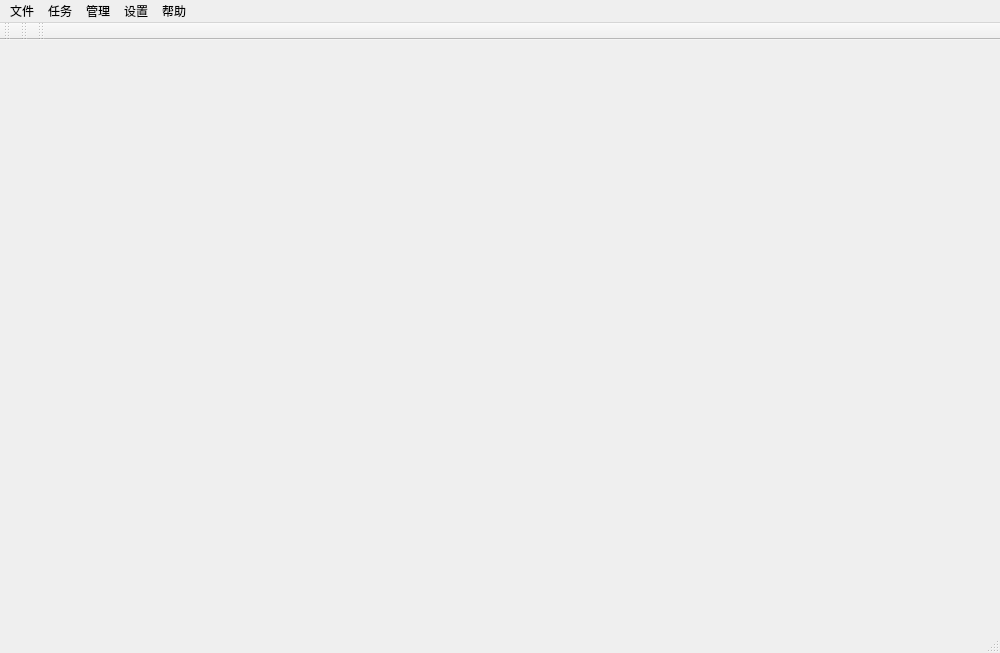
<?xml version="1.0" encoding="UTF-8"?>
<ui version="4.0">
 <class>MainWindow</class>
 <widget class="QMainWindow" name="MainWindow">
  <property name="geometry">
   <rect>
    <x>0</x>
    <y>0</y>
    <width>1000</width>
    <height>653</height>
   </rect>
  </property>
  <property name="windowTitle">
   <string>天才吧预约</string>
  </property>
  <widget class="QWidget" name="centralwidget"/>
  <widget class="QMenuBar" name="menubar">
   <property name="geometry">
    <rect>
     <x>0</x>
     <y>0</y>
     <width>1000</width>
     <height>21</height>
    </rect>
   </property>
   <widget class="QMenu" name="menu">
    <property name="title">
     <string>文件</string>
    </property>
    <addaction name="action"/>
    <addaction name="action_7"/>
    <addaction name="separator"/>
    <addaction name="action_save_reservinfo"/>
    <addaction name="action_save_as_reservinfo"/>
    <addaction name="action_view_reservinfo"/>
    <addaction name="separator"/>
    <addaction name="action_exit"/>
   </widget>
   <widget class="QMenu" name="menu_2">
    <property name="title">
     <string>任务</string>
    </property>
    <addaction name="action_start_task"/>
    <addaction name="action_import_task"/>
    <addaction name="action_stop_task"/>
    <addaction name="action_view_detail"/>
   </widget>
   <widget class="QMenu" name="menu_3">
    <property name="title">
     <string>设置</string>
    </property>
    <addaction name="action_4"/>
   </widget>
   <widget class="QMenu" name="menu_4">
    <property name="title">
     <string>管理</string>
    </property>
    <addaction name="action_task_manage"/>
    <addaction name="action_accountmanage"/>
    <addaction name="separator"/>
    <addaction name="action_proxy_manager"/>
    <addaction name="action_3"/>
   </widget>
   <widget class="QMenu" name="menu_5">
    <property name="title">
     <string>帮助</string>
    </property>
    <addaction name="action_6"/>
   </widget>
   <addaction name="menu"/>
   <addaction name="menu_2"/>
   <addaction name="menu_4"/>
   <addaction name="menu_3"/>
   <addaction name="menu_5"/>
  </widget>
  <widget class="QStatusBar" name="statusbar"/>
  <widget class="QToolBar" name="toolBar">
   <property name="windowTitle">
    <string>toolBar</string>
   </property>
   <attribute name="toolBarArea">
    <enum>TopToolBarArea</enum>
   </attribute>
   <attribute name="toolBarBreak">
    <bool>false</bool>
   </attribute>
  </widget>
  <widget class="QToolBar" name="toolBarMgr">
   <property name="windowTitle">
    <string>toolBar_2</string>
   </property>
   <attribute name="toolBarArea">
    <enum>TopToolBarArea</enum>
   </attribute>
   <attribute name="toolBarBreak">
    <bool>false</bool>
   </attribute>
  </widget>
  <widget class="QToolBar" name="toolBarApp">
   <property name="windowTitle">
    <string>toolBar_2</string>
   </property>
   <attribute name="toolBarArea">
    <enum>TopToolBarArea</enum>
   </attribute>
   <attribute name="toolBarBreak">
    <bool>false</bool>
   </attribute>
  </widget>
  <action name="action">
   <property name="text">
    <string>配置</string>
   </property>
  </action>
  <action name="action_start_task">
   <property name="enabled">
    <bool>true</bool>
   </property>
   <property name="text">
    <string>开始任务</string>
   </property>
  </action>
  <action name="action_import_task">
   <property name="text">
    <string>导入任务</string>
   </property>
  </action>
  <action name="action_4">
   <property name="text">
    <string>任务列表</string>
   </property>
  </action>
  <action name="action_accountmanage">
   <property name="text">
    <string>账号管理</string>
   </property>
  </action>
  <action name="action_6">
   <property name="text">
    <string>关于</string>
   </property>
  </action>
  <action name="action_7">
   <property name="text">
    <string>登录</string>
   </property>
  </action>
  <action name="action_9">
   <property name="text">
    <string>更新代理列表</string>
   </property>
  </action>
  <action name="action_10">
   <property name="text">
    <string>自定义代理</string>
   </property>
  </action>
  <action name="action_task_manage">
   <property name="text">
    <string>任务管理</string>
   </property>
  </action>
  <action name="action_8">
   <property name="text">
    <string>计划任务</string>
   </property>
  </action>
  <action name="action_proxy_manager">
   <property name="text">
    <string>代理管理</string>
   </property>
  </action>
  <action name="action_12">
   <property name="text">
    <string>账号管理</string>
   </property>
  </action>
  <action name="action_stop_task">
   <property name="text">
    <string>停止任务</string>
   </property>
  </action>
  <action name="action_view_detail">
   <property name="text">
    <string>查看</string>
   </property>
  </action>
  <action name="action_save_reservinfo">
   <property name="text">
    <string>保存</string>
   </property>
  </action>
  <action name="action_save_as_reservinfo">
   <property name="text">
    <string>另存为...</string>
   </property>
  </action>
  <action name="action_view_reservinfo">
   <property name="text">
    <string>查看预订</string>
   </property>
  </action>
  <action name="action_3">
   <property name="text">
    <string>预订管理</string>
   </property>
  </action>
  <action name="action_exit">
   <property name="text">
    <string>退出</string>
   </property>
  </action>
 </widget>
 <resources/>
 <connections>
  <connection>
   <sender>action_task_manage</sender>
   <signal>triggered()</signal>
   <receiver>MainWindow</receiver>
   <slot>taskManage()</slot>
   <hints>
    <hint type="sourcelabel">
     <x>-1</x>
     <y>-1</y>
    </hint>
    <hint type="destinationlabel">
     <x>441</x>
     <y>276</y>
    </hint>
   </hints>
  </connection>
  <connection>
   <sender>action_accountmanage</sender>
   <signal>triggered()</signal>
   <receiver>MainWindow</receiver>
   <slot>accountManage()</slot>
   <hints>
    <hint type="sourcelabel">
     <x>-1</x>
     <y>-1</y>
    </hint>
    <hint type="destinationlabel">
     <x>477</x>
     <y>314</y>
    </hint>
   </hints>
  </connection>
  <connection>
   <sender>action_start_task</sender>
   <signal>triggered()</signal>
   <receiver>MainWindow</receiver>
   <slot>startTask()</slot>
   <hints>
    <hint type="sourcelabel">
     <x>-1</x>
     <y>-1</y>
    </hint>
    <hint type="destinationlabel">
     <x>477</x>
     <y>314</y>
    </hint>
   </hints>
  </connection>
  <connection>
   <sender>MainWindow</sender>
   <signal>destroyed()</signal>
   <receiver>MainWindow</receiver>
   <slot>close()</slot>
   <hints>
    <hint type="sourcelabel">
     <x>477</x>
     <y>314</y>
    </hint>
    <hint type="destinationlabel">
     <x>477</x>
     <y>314</y>
    </hint>
   </hints>
  </connection>
  <connection>
   <sender>action_import_task</sender>
   <signal>triggered()</signal>
   <receiver>MainWindow</receiver>
   <slot>importTask()</slot>
   <hints>
    <hint type="sourcelabel">
     <x>-1</x>
     <y>-1</y>
    </hint>
    <hint type="destinationlabel">
     <x>477</x>
     <y>314</y>
    </hint>
   </hints>
  </connection>
  <connection>
   <sender>action_view_detail</sender>
   <signal>triggered()</signal>
   <receiver>MainWindow</receiver>
   <slot>viewDetail()</slot>
   <hints>
    <hint type="sourcelabel">
     <x>-1</x>
     <y>-1</y>
    </hint>
    <hint type="destinationlabel">
     <x>433</x>
     <y>279</y>
    </hint>
   </hints>
  </connection>
  <connection>
   <sender>action_proxy_manager</sender>
   <signal>triggered()</signal>
   <receiver>MainWindow</receiver>
   <slot>proxyMgr()</slot>
   <hints>
    <hint type="sourcelabel">
     <x>-1</x>
     <y>-1</y>
    </hint>
    <hint type="destinationlabel">
     <x>499</x>
     <y>326</y>
    </hint>
   </hints>
  </connection>
  <connection>
   <sender>action_view_reservinfo</sender>
   <signal>triggered()</signal>
   <receiver>MainWindow</receiver>
   <slot>viewReservInfo()</slot>
   <hints>
    <hint type="sourcelabel">
     <x>-1</x>
     <y>-1</y>
    </hint>
    <hint type="destinationlabel">
     <x>499</x>
     <y>326</y>
    </hint>
   </hints>
  </connection>
  <connection>
   <sender>action_save_as_reservinfo</sender>
   <signal>triggered()</signal>
   <receiver>MainWindow</receiver>
   <slot>saveAsReservData()</slot>
   <hints>
    <hint type="sourcelabel">
     <x>-1</x>
     <y>-1</y>
    </hint>
    <hint type="destinationlabel">
     <x>499</x>
     <y>326</y>
    </hint>
   </hints>
  </connection>
  <connection>
   <sender>action_save_reservinfo</sender>
   <signal>triggered()</signal>
   <receiver>MainWindow</receiver>
   <slot>saveReservData()</slot>
   <hints>
    <hint type="sourcelabel">
     <x>-1</x>
     <y>-1</y>
    </hint>
    <hint type="destinationlabel">
     <x>499</x>
     <y>326</y>
    </hint>
   </hints>
  </connection>
  <connection>
   <sender>action_exit</sender>
   <signal>triggered()</signal>
   <receiver>MainWindow</receiver>
   <slot>exit()</slot>
   <hints>
    <hint type="sourcelabel">
     <x>-1</x>
     <y>-1</y>
    </hint>
    <hint type="destinationlabel">
     <x>499</x>
     <y>326</y>
    </hint>
   </hints>
  </connection>
 </connections>
 <slots>
  <slot>onOk()</slot>
  <slot>taskManage()</slot>
  <slot>accountManage()</slot>
  <slot>startTask()</slot>
  <slot>twTasklistCellClicked()</slot>
  <slot>importTask()</slot>
  <slot>refresh()</slot>
  <slot>submit()</slot>
  <slot>viewDetail()</slot>
  <slot>proxyMgr()</slot>
  <slot>viewReservInfo()</slot>
  <slot>saveAsReservData()</slot>
  <slot>saveReservData()</slot>
  <slot>exit()</slot>
 </slots>
</ui>
